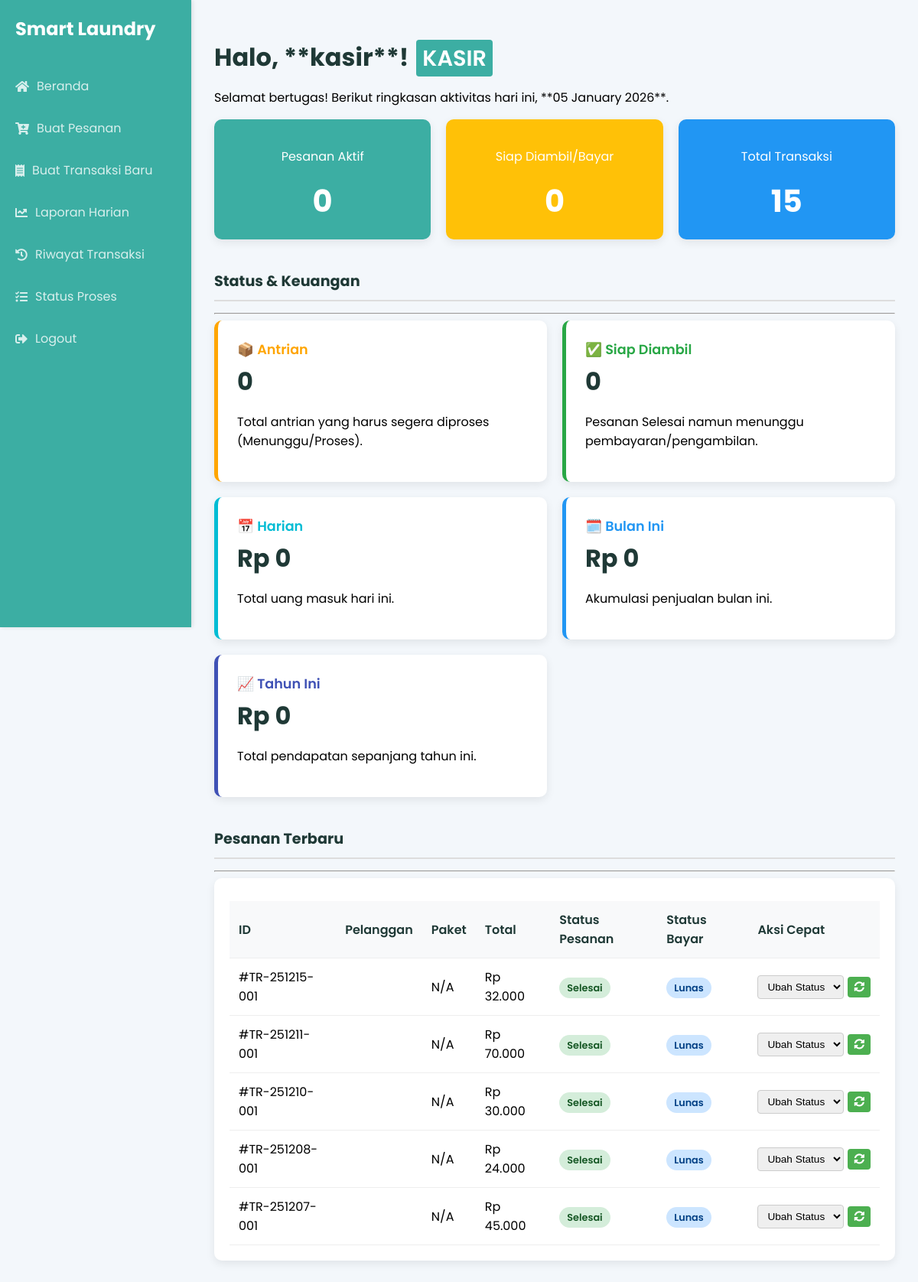
Screenshot of /dashboard_kasir.php (signed in) with the database file from the repository.
### tables this page shows
CREATE TABLE `riwayat_transaksi` (
  `id_pembayaran` varchar(50) NOT NULL,
  `nama_pelanggan` varchar(100) NOT NULL,
  `tanggal_bayar` date NOT NULL,
  `total_harga` decimal(15,2) NOT NULL,
  `jumlah_bayar` decimal(15,2) NOT NULL,
  `metode` varchar(50) NOT NULL,
  `status_bayar` enum('Lunas','Belum Lunas') NOT NULL,
  `status_pesanan` enum('Selesai','Proses') NOT NULL,
  `kode_bayar` varchar(50) DEFAULT NULL,
  `rekening_tujuan` varchar(100) DEFAULT NULL
);

### dashboard_kasir.php (the view, shortened to what this page needs)
<?php
include 'koneksi.php';
$nama_user = $_SESSION['nama'] ?? $_SESSION['username'];
$tanggal_hari_ini = date('Y-m-d');
$bulan_ini = date('m');
$tahun_ini = date('Y');
$conn = new mysqli($host, $user, $pass, $db);
$sql_masuk = "SELECT COUNT(id_pembayaran) AS count_masuk FROM riwayat_transaksi WHERE status_pesanan IN ('Proses', 'Menunggu')";
$result_masuk = $conn->query($sql_masuk);
$pesanan_masuk_count = $result_masuk->fetch_assoc()['count_masuk'] ?? 0;
$sql_siap_ambil = "SELECT COUNT(id_pembayaran) AS count_siap FROM riwayat_transaksi WHERE status_pesanan = 'Selesai' AND status_bayar = 'Belum Lunas'";
$result_siap_ambil = $conn->query($sql_siap_ambil);
$siap_ambil_count = $result_siap_ambil->fetch_assoc()['count_siap'] ?? 0;
$sql_harian = "SELECT SUM(total_harga) AS total_uang FROM riwayat_transaksi WHERE status_bayar = 'Lunas' AND DATE(tanggal_bayar) = ?";
$stmt_harian = $conn->prepare($sql_harian);
$stmt_harian->bind_param("s", $tanggal_hari_ini);
$stmt_harian->execute();
$result_harian = $stmt_harian->get_result();
$total_penjualan_harian = $result_harian->fetch_assoc()['total_uang'] ?? 0;
$sql_bulan = "SELECT SUM(total_harga) AS total_uang FROM riwayat_transaksi WHERE status_bayar = 'Lunas' AND MONTH(tanggal_bayar) = ? AND YEAR(tanggal_bayar) = ?";
$stmt_bulan = $conn->prepare($sql_bulan);
$stmt_bulan->bind_param("ss", $bulan_ini, $tahun_ini);
$stmt_bulan->execute();
$result_bulan = $stmt_bulan->get_result();
$total_penjualan_bulan = $result_bulan->fetch_assoc()['total_uang'] ?? 0;
$sql_tahun = "SELECT SUM(total_harga) AS total_uang FROM riwayat_transaksi WHERE status_bayar = 'Lunas' AND YEAR(tanggal_bayar) = ?";
$stmt_tahun = $conn->prepare($sql_tahun);
$stmt_tahun->bind_param("s", $tahun_ini);
$stmt_tahun->execute();
$result_tahun = $stmt_tahun->get_result();
$total_penjualan_tahun = $result_tahun->fetch_assoc()['total_uang'] ?? 0;
$sql_total_pesanan = "SELECT COUNT(id_pembayaran) AS total_order FROM riwayat_transaksi";
$result_total_pesanan = $conn->query($sql_total_pesanan);
$total_pesanan_keseluruhan = $result_total_pesanan->fetch_assoc()['total_order'] ?? 0;
$sql_recent = "SELECT * FROM riwayat_transaksi ORDER BY id_pembayaran DESC LIMIT 5";
$result_recent = $conn->query($sql_recent);
?>
<!DOCTYPE html>
<html lang="id">
<head>
    <link rel="stylesheet" href="https://cdnjs.cloudflare.com/ajax/libs/font-awesome/5.15.4/css/all.min.css">
</head>
<body>
    <div class="sidebar">
        <div class="logo">Smart Laundry</div>
        <nav class="nav">
            <a href="dashboard_kasir.php"><i class="fas fa-home"></i> Beranda</a>
            <a href="buat_pesanan.php"><i class="fas fa-cart-plus"></i> Buat Pesanan</a>
            <a href="buat_transaksi_baru.php"><i class="fas fa-receipt"></i> Buat Transaksi Baru</a>
            <a href="laporan_harian.php"><i class="fas fa-chart-line"></i> Laporan Harian</a>
            <a href="riwayat_transaksi.php"><i class="fas fa-history"></i> Riwayat Transaksi</a>
            <a href="status_pesanan.php"><i class="fas fa-tasks"></i> Status Proses</a>
            <a href="logout.php"><i class="fas fa-sign-out-alt"></i> Logout</a>
        </nav>
    </div>
    <div class="main-content">
        <div class="header">
            <h1>Halo, **<?= htmlspecialchars($nama_user); ?>**!<span class="role-tag">KASIR</span></h1>
            <p class="welcome-text">Selamat bertugas! Berikut ringkasan aktivitas hari ini, **<?= date('d F Y'); ?>**.</p>
        </div>
        <div class="dashboard-cards-top">
            <div class="card-top">
                <p>Pesanan Aktif</p>
                <div class="card-top-value"><?= number_format($pesanan_masuk_count, 0, ',', '.') ?></div>
            </div>
            <div class="card-top">
                <p>Siap Diambil/Bayar</p>
                <div class="card-top-value"><?= number_format($siap_ambil_count, 0, ',', '.') ?></div>
            </div>
            <div class="card-top" style="background: #2196F3;">
                <p>Total Transaksi</p>
                <div class="card-top-value"><?= number_format($total_pesanan_keseluruhan, 0, ',', '.') ?></div>
            </div>
        </div>
        <div class="section-title">Status & Keuangan</div>
        <hr>
        <div class="dashboard-cards-main">
            <div class="card-main active">
                <div class="card-main-header" style="color: orange;">📦 Antrian</div>
                <div class="card-main-value"><?= number_format($pesanan_masuk_count, 0, ',', '.') ?></div>
                <p>Total antrian yang harus segera diproses (Menunggu/Proses).</p>
            </div>
            <div class="card-main ready">
                <div class="card-main-header" style="color: #28a745;">✅ Siap Diambil</div>
                <div class="card-main-value"><?= number_format($siap_ambil_count, 0, ',', '.') ?></div>
                <p>Pesanan Selesai namun menunggu pembayaran/pengambilan.</p>
            </div>
            <div class="card-main income income-day">
                <div class="card-main-header" style="color: #00bcd4;">📅 Harian</div>
                <div class="card-main-value">Rp <?= number_format($total_penjualan_harian, 0, ',', '.') ?></div>
                <p>Total uang masuk hari ini.</p>
            </div>
            <div class="card-main income income-month">
                <div class="card-main-header" style="color: #2196f3;">🗓️ Bulan Ini</div>
                <div class="card-main-value">Rp <?= number_format($total_penjualan_bulan, 0, ',', '.') ?></div>
                <p>Akumulasi penjualan bulan ini.</p>
            </div>
            <div class="card-main income income-year">
                <div class="card-main-header" style="color: #3f51b5;">📈 Tahun Ini</div>
                <div class="card-main-value">Rp <?= number_format($total_penjualan_tahun, 0, ',', '.') ?></div>
                <p>Total pendapatan sepanjang tahun ini.</p>
            </div>
        </div>
        <div class="section-title">Pesanan Terbaru</div>
        <hr>
        <div class="table-container">
            <table>
                <thead>
                    <tr>
                        <th>ID</th>
                        <th>Pelanggan</th>
                        <th>Paket</th>
                        <th>Total</th>
                        <th>Status Pesanan</th>
                        <th>Status Bayar</th>
                        <th>Aksi Cepat</th>
                    </tr>
                </thead>
                <tbody>
                    <?php if ($result_recent && $result_recent->num_rows > 0): ?>
                        <?php while($row = $result_recent->fetch_assoc()):
                                $id_pembayaran = htmlspecialchars($row['id_pembayaran'] ?? 'N/A');
                                $nama_pelanggan = htmlspecialchars($row['nama_pelanggan'] ?? 'Nama Tidak Ada');
                                $jenis_paket = htmlspecialchars($row['jenis_paket'] ?? 'N/A');
                                $total_harga = $row['total_harga'] ?? 0;
                                $status = htmlspecialchars($row['status_pesanan'] ?? 'Menunggu');
                                $status_bayar = htmlspecialchars($row['status_bayar'] ?? 'Belum Lunas');
                            ?>
                            <tr>
                                <td>#<?= $id_pembayaran; ?></td>
                                <td style="font-weight:bold; color:#3caea3;"><?= $nama_pelanggan; ?></td>
                                <td><?= $jenis_paket; ?></td>
                                <td>Rp <?= number_format($total_harga, 0, ',', '.'); ?></td>
                                <td>
                                    <?php
                                         $badgeClass = match($status) {
                                            'Selesai' => 'badge-selesai',
                                            'Proses' => 'badge-proses',
                                            default => 'badge-menunggu',
                                        };
                                    ?>
                                    <span class="badge <?= $badgeClass ?>"><?= $status; ?></span>
                                </td>
                                <td>
                                    <?php
                                        $badgeBayarClass = ($status_bayar == 'Lunas') ? 'badge-lunas' : 'badge-belum';
                                    ?>
                                    <span class="badge <?= $badgeBayarClass ?>"><?= $status_bayar; ?></span>
                                </td>
                                <td>
                                    <div style="display: flex; gap: 10px;">
                                        <form method="POST" action="dashboard_kasir.php" class="quick-action-form">
                                            <select name="status_baru" required>
                                                <option value="" disabled selected>Ubah Status</option>
                                            </select>
                                            <button type="submit" name="update_status" class="btn-status" title="Update Status Pesanan">
                                                <i class="fas fa-sync-alt"></i>
                                            </button>
                                        </form>
                                    </div>
                                </td>
                            </tr>
                        <?php endwhile; ?>
                    <?php else: ?>
                        <tr><td colspan="7" style="text-align:center; padding: 20px; color: #777;">Belum ada pesanan masuk.</td></tr>
                    <?php endif; ?>
                </tbody>
            </table>
        </div>
    </div>
</body>
</html>

### dashboard_kasir.php (style rules this page uses)
:root { --primary-color: #3caea3; --secondary-color: #1f3936; --background-light: #f3f7fb; --card-shadow: 0 4px 12px rgba(0,0,0,0.08); --sidebar-width: 250px; }
body { margin: 0; font-family:'Poppins', sans-serif; background: var(--background-light); display: flex; }
.sidebar { width: var(--sidebar-width); background-color: var(--primary-color); color: white; height: 100vh; padding-top: 20px; position: fixed; box-shadow: 2px 0 5px rgba(0, 0, 0, 0.1); }
.logo { padding: 0 20px; font-size: 1.5em; font-weight: 700; margin-bottom: 30px; }
.nav a { display: flex; align-items: center; padding: 15px 20px; text-decoration: none; color: rgba(255, 255, 255, 0.8); transition: background-color 0.3s; }
.nav i { margin-right: 10px; }
.main-content { margin-left: var(--sidebar-width); flex-grow: 1; padding: 30px; }
.header h1 { color: var(--secondary-color); font-size: 2em; margin-bottom: 5px; }
.role-tag { background-color: #3caea3; color: white; padding: 4px 8px; border-radius: 4px; font-size: 0.9em; font-weight: 600; margin-left: 10px; }
.dashboard-cards-top { display: grid; grid-template-columns: repeat(auto-fit, minmax(200px, 1fr)); gap: 20px; margin-bottom: 30px; }
.card-top { background: var(--primary-color); color: white; padding: 20px; border-radius: 10px; text-align: center; box-shadow: var(--card-shadow); }
.card-top:nth-child(2) { background: #FFC107; }
.card-top:nth-child(3) { background: #4CAF50; }
.card-top-value { font-size: 2.5em; font-weight: 700; color: white; margin: 5px 0 0; }
.dashboard-cards-main { display: grid; grid-template-columns: repeat(auto-fit, minmax(300px, 1fr)); gap: 20px; margin-bottom: 30px; }
.card-main { background: white; padding: 25px; border-radius: 10px; box-shadow: var(--card-shadow); border-left: 5px solid; }
.card-main-header { display: flex; align-items: center; font-weight: 600; color: #555; margin-bottom: 10px; font-size: 1.1em; }
.card-main-value { font-size: 2em; font-weight: 700; color: var(--secondary-color); margin-top: -5px; }
.card-main.active { border-left-color: orange; }
.card-main.ready { border-left-color: #28a745; }
.income-day { border-left-color: #00bcd4; }
.income-month { border-left-color: #2196f3; }
.income-year { border-left-color: #3f51b5; }
.section-title { font-size: 1.2em; font-weight: 700; color: var(--secondary-color); margin-top: 40px; margin-bottom: 15px; border-bottom: 2px solid #ddd; padding-bottom: 10px; }
.table-container { background: white; padding: 20px; border-radius: 10px; box-shadow: var(--card-shadow); overflow-x: auto; }
table { width: 100%; border-collapse: collapse; margin-top: 10px; }
table th, table td { text-align: left; padding: 12px; border-bottom: 1px solid #eee; vertical-align: middle; }
table th { background-color: #f8f9fa; color: var(--secondary-color); font-weight: 600; }
.badge { padding: 5px 10px; border-radius: 20px; font-size: 0.8em; font-weight: 600; white-space: nowrap; }
.badge-selesai { background: #d4edda; color: #155724; }
.badge-lunas { background: #cce5ff; color: #004085; }
.quick-action-form { display: flex; gap: 5px; align-items: center; }
.quick-action-form select, .quick-action-form button { padding: 6px 8px; border-radius: 4px; border: 1px solid #ccc; font-size: 0.85em; cursor: pointer; transition: all 0.2s; }
.quick-action-form button.btn-status { background-color: #4CAF50; color: white; border: none; }

### rows the page displays
riwayat_transaksi: id_pembayaran "TR-251215-001", jenis_paket "N/A", total_harga "32.000", status_pesanan "Selesai", status_bayar "Lunas"
riwayat_transaksi: id_pembayaran "TR-251211-001", jenis_paket "N/A", total_harga "70.000", status_pesanan "Selesai", status_bayar "Lunas"
riwayat_transaksi: id_pembayaran "TR-251210-001", jenis_paket "N/A", total_harga "30.000", status_pesanan "Selesai", status_bayar "Lunas"
riwayat_transaksi: id_pembayaran "TR-251208-001", jenis_paket "N/A", total_harga "24.000", status_pesanan "Selesai", status_bayar "Lunas"
riwayat_transaksi: id_pembayaran "TR-251207-001", jenis_paket "N/A", total_harga "45.000", status_pesanan "Selesai", status_bayar "Lunas"

### other values shown
$nama_user "kasir"
$pesanan_masuk_count "0"
$siap_ambil_count "0"
$total_pesanan_keseluruhan "15"
$total_penjualan_harian "0"
$total_penjualan_bulan "0"
$total_penjualan_tahun "0"
